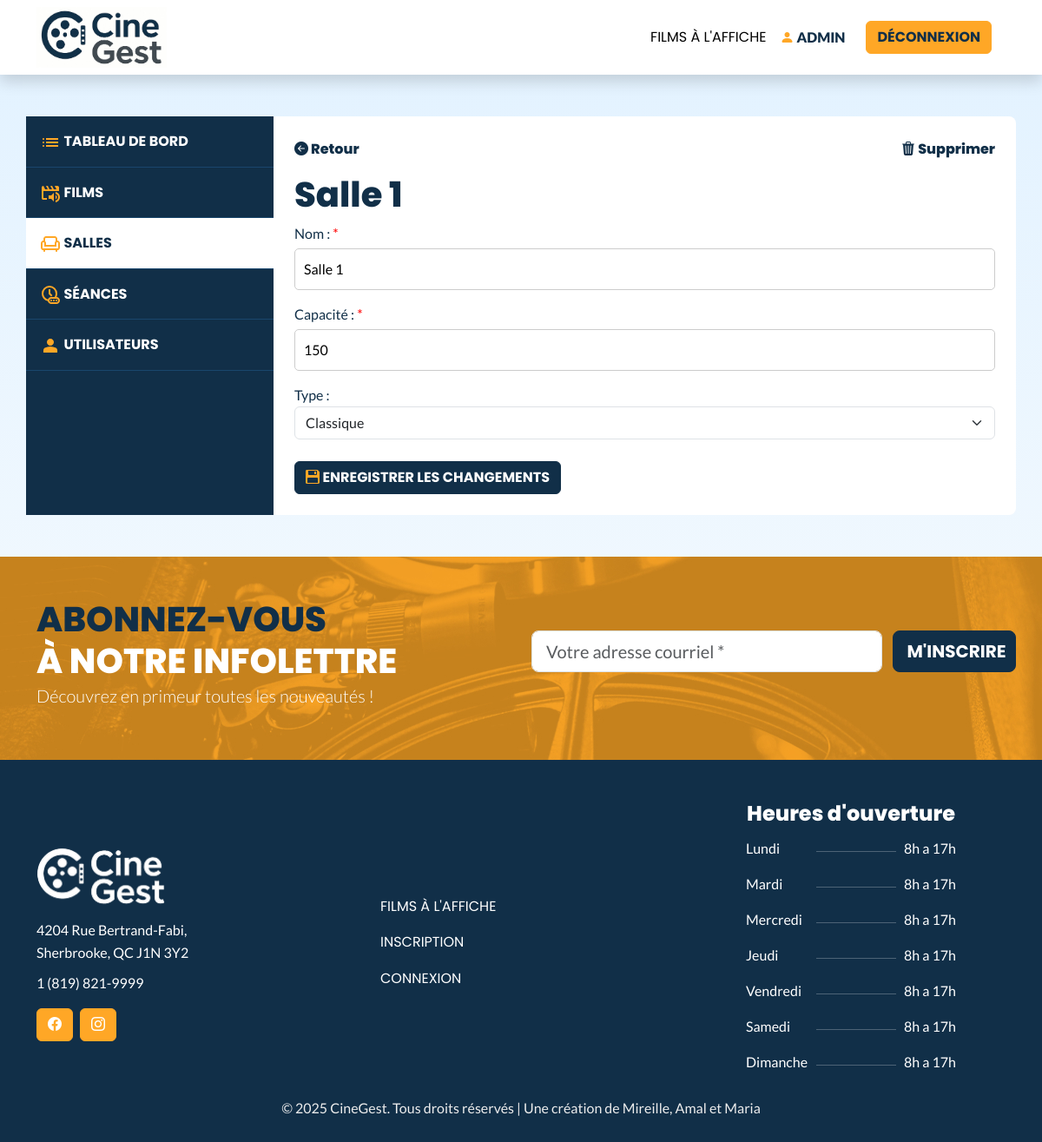
The app's page /public/index.php?action=edit_salle&id=8 (signed in) with its own data.
### tables this page shows
CREATE TABLE `salles` (
  `id` int(11) NOT NULL,
  `nom` varchar(100) NOT NULL,
  `capacite` int(11) NOT NULL,
  `type` varchar(50) NOT NULL,
  `created_by` int(11) DEFAULT NULL
);

### public/index.php (called while the page is built, shortened)
<?php
require_once('../config/db.php');
require_once('../app/controllers/SalleController.php');
$action = $_GET['action'] ?? 'accueil';
$controller = null;
switch ($action) {
    case 'liste_salles':
    case 'add_salle':
    case 'edit_salle':
    case 'show_salle':
    case 'delete_salle':
        $controller = new SalleController($db);
        break;
}
$controller->handle($_GET);
?>

### app/models/Salle.php (called while the page is built, shortened)
<?php
class Salle {
    private $db;
    public function __construct($db) {
        $this->db = $db;
    }
    public function getSalleById($id) {
        $stmt = $this->db->prepare("
            SELECT * FROM salles
            WHERE id = :id
        ");
        $stmt->execute([':id' => $id]);
        return $stmt->fetch(PDO::FETCH_ASSOC);
    }
}

### app/views/salle_form.php (the view, shortened to what this page needs)
<?php require __DIR__ . '/layouts/header.php'; ?>
<div class="container py-5" data-bs-theme="light">
    <div class="row bg-white" style="border-radius:0.5em">
        <div class="col-lg-3 p-0 bg-secondary admin-dash-menu">
            <?php require __DIR__ . '/layouts/dashboard-menu.php'; ?>
        </div>
        <div class="col-lg-9 p-4 admin-dash">
            <div>
                <div class="row align-items-center mb-3">
                    <div class="col-lg-6"> <a class="h6" href="?action=liste_salles"><i class="bi bi-arrow-left-circle-fill"></i> Retour</a></div>
                    <?php if (isset($salle['id'])): ?>
                        <div class="col-lg-6 text-end"> <a class="h6" href="?action=delete_salle&id=<?= $salle['id'] ?>" onclick="return confirm('Voulez-vous vraiment supprimer cette salle ?')"><i class="bi bi-trash3-fill"></i> Supprimer</a></div>
                    <?php endif; ?>
                </div>
                <h1><?= isset($salle) ? '' . htmlspecialchars($salle['nom']) . '' : "Ajouter une salle" ?></h1>
                <form method="POST" enctype="multipart/form-data">
                    <label>Nom :</label>
                    <input type="text" name="nom"
                        value="<?= isset($salle['nom']) ? htmlspecialchars($salle['nom']) : '' ?>"
                        required><br>
                    <label>Capacité :</label> <input type="number" name="capacite"
                        value="<?= isset($salle['capacite']) ? htmlspecialchars($salle['capacite']) : '' ?>"
                        required><br>
                    <label>Type :</label><br>
                    <select name="type" class="form-select" required>
                        <option value="classique"
                            <?= (isset($salle['type']) && $salle['type'] === 'classique') ? 'selected' : '' ?>>
                            Classique
                        </option>
                    </select>
                    <br>
                    <button type="submit" class="btn btn-secondary">
                        <?= isset($salle) ? "<i class='bi bi-floppy2-fill text-primary'></i> Enregistrer les changements" : "<i class='bi bi-plus text-primary'></i>  Ajouter la salle" ?>
                    </button>
                </form>
            </div>
        </div>
    </div>
</div>
<?php require __DIR__ . '/layouts/footer.php'; ?>

### public/css/style.css (style rules this page uses)
:root { --primary-font: 'Lato', sans-serif; --secondary-font: 'Poppins', sans-serif; --bs-primary: #ffa726; --bs-secondary: #112f48; --gradiant-soft-blue:linear-gradient(180deg, rgba(137, 202, 255, 0.25) 0%, rgba(250, 250, 250, 0.25) 100%); }
[data-bs-theme=light] { --bs-primary: #ffa726; --bs-primary-rgb: 255, 167, 38; --bs-secondary: #112f48; --bs-secondary-rgb: 17, 47, 72; --bs-dark: #112F48; --bs-dark-rgb: 17, 47, 72; --bs-link-color: #112F48; --bs-link-color-rgb: 17, 47, 72; --bs-link-hover-color:#ffa726; --bs-link-hover-color-rgb: 255, 167, 38; --bs-nav-link-hover-color:255, 167, 38; --bs-nav-link-color: #112F48; --bs-btn-bg: #ffa726; --bs-heading-color:#112F48; }
* { margin: 0; padding: 0; box-sizing: border-box; }
body { font-family: var(--primary-font); background: var(--gradiant-soft-blue); color: #112f48; line-height: 1.6; }
.h1, .h2, .h3, .h4, .h5, .h6, h1, h2, h3, h4, h5, h6 { font-weight:800; font-family:var(--secondary-font); }
.btn-secondary { background-color: var(--bs-secondary); border-color: var(--bs-secondary); color:#ffffff!important; text-transform:uppercase; font-weight:700; font-family:var(--secondary-font); }
a { cursor:pointer; }
[data-bs-theme=light] a { color: var(--bs-secondary); }
form input[type="text"], form input[type="password"], form input[type="number"], form textarea { width: 100%; padding: 10px; margin-top: 5px; margin-bottom: 15px; border: 1px solid #ccc; border-radius: 5px; font-size: 1em; transition: border 0.3s; }
form button { background-color: var(--primary); color: #fff; border: none; padding: 12px 20px; font-size: 1em; border-radius: 5px; cursor: pointer; transition: background-color 0.3s; }
label.required:after { content: " *"; color: red; }
a { text-decoration: none; transition: color 0.3s; }

### records on screen
salles: nom "Salle 1", capacite "150", type "Classique"

### other values on screen
$_SESSION['user']['nom'] "ADMIN"
